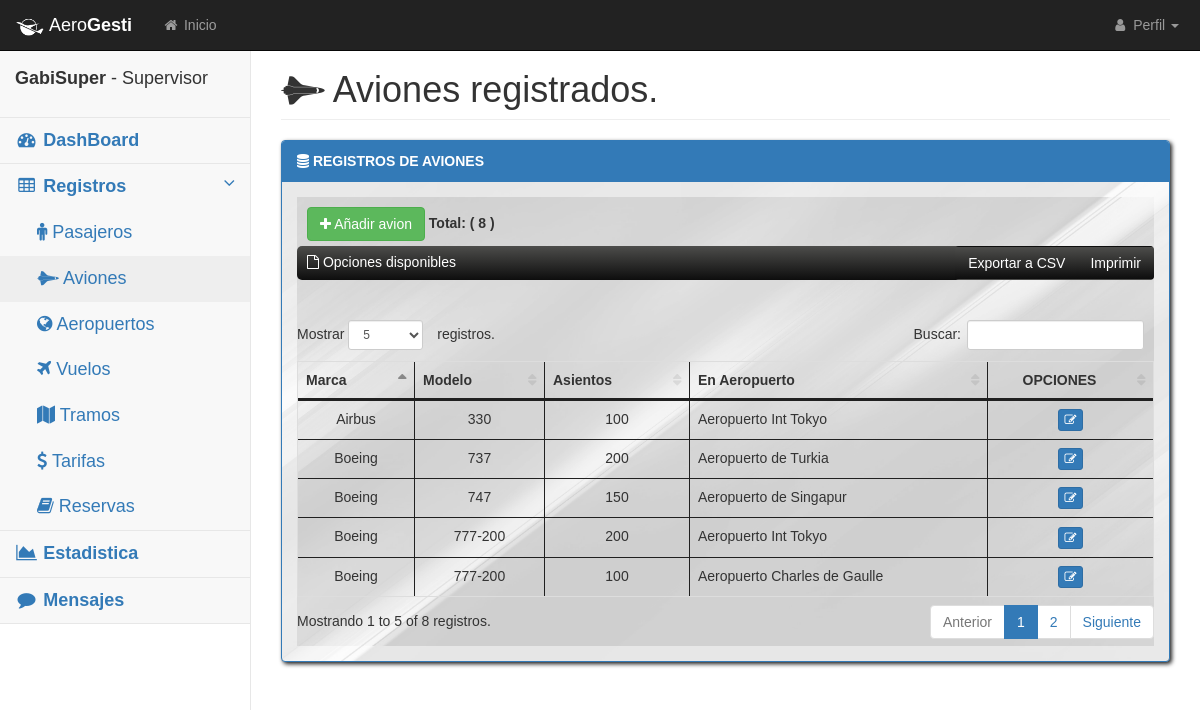
Screenshot of /aviones/ (signed in) with the database file from the repository.
### main_App/models.py (models this page shows)
class Usuario(AbstractUser):
    createAt = models.DateField(auto_now_add = True)
    rol = models.ForeignKey(Rol, on_delete = models.CASCADE, null = False)
    email = models.EmailField(max_length = 255, blank = False, unique = True)

class Rol(models.Model):
    nombre = models.CharField(max_length = 255, blank = False, unique = True)

class Avion(models.Model):
    marca = models.CharField(max_length = 255, null = False)
    modelo = models.CharField(max_length = 255, null = False)
    asientos = models.IntegerField(validators = [MinValueValidator(1), MaxValueValidator(370)])
    aeropuerto = models.ForeignKey(Aereopuerto,on_delete = models.CASCADE, null = False) # aeropuerto FK

class Aereopuerto(models.Model):
    nombre = models.CharField(max_length = 255, null = False)
    ciudad = models.CharField(max_length = 255, null = False)
    sigla = models.CharField(max_length = 3, null = False)

### main_App/views.py (the view)
# urls.py: path('aviones/', views.listar_aviones, name = 'listar_aviones'),
@login_required
def listar_aviones(request):
    aviones = Avion.objects.all()
    success_message = request.session.pop('success_message', None)
    return render(request, 'aviones/listar.html',
                  {'aviones': aviones,
                   'success_message': success_message,
                   'total': is_empty(aviones_count(), True )})

### main_App/querys.py (called while the page is built)
def is_empty(data, option):
    if ((data == 0)) and (option):
        return "---"
    elif (data == 0):
        return "No hay registros."
    return data

def aviones_count():
    return Avion.objects.count()

### main_App/templates/aviones/listar.html (shortened to what this page needs)
{% extends 'base.html' %}
{% block content %}
<div id="page-wrapper">
    <div class="container-fluid">
        <div class="row">
            <div class="col-lg-12">
                <h1 class="page-header"><i class="fa fa-space-shuttle 5x"></i> Aviones registrados.</h1>
            </div>
        </div>
        <div class="row">
            <div class="col-lg-12">
                <div id="listar" class="panel panel-primary">
                    <div class="panel-heading">
                        <i class="fa fa-database"></i><strong> REGISTROS DE AVIONES</strong>
                    </div>
                    <div class="panel-body">
                        <div class="table-responsive">
                            <div  style="margin-top: 10px;margin-left: 10px;">
                                {% if not user.rol.nombre == 'Invitado' %}
                                <a href="{% url 'crear_avion' %}" class="btn btn-success mb-3"><i
                                    class="fa fa-plus"></i> Añadir avion</a>
                                {% endif %}
                                <strong> Total: ( {{ total }} )</strong></div>
                                <div id="example1_wrapper" style="z-index:1;"">
                                    <div id="export">
                                        <i class="fa fa-file-o"></i> Opciones disponibles</div>
                                </div>
                            <table class="table table-bordered table-hover" id="dataTables-example">
                                <thead>
                                    <tr>
                                        <th>Marca</th>
                                        <th>Modelo</th>
                                        <th>Asientos</th>
                                        <th>En Aeropuerto</th>
                                        {% if not user.rol.nombre == 'Invitado' %}
                                        <th class="text-center">OPCIONES</th>
                                        {% endif %}
                                    </tr>
                                </thead>
                                <tbody>
                                    {% for av in aviones %}
                                    <tr class="odd gradeX">
                                        <td class="text-center">{{ av.marca }}</td>
                                        <td class="text-center">{{ av.modelo }}</td>
                                        <td class="text-center">{{ av.asientos }}</td>
                                        <td>{{ av.aeropuerto.nombre }}</td>
                                        {% if not user.rol.nombre == 'Invitado' %}
                                        <td class="text-center">
                                            <a href="{% url 'editar_avion' av.id %}"
                                                class="btn btn-primary btn-xs">
                                                <i class="fa fa-edit"></i>
                                            </a>
                                        </td>
                                        {% endif %}
                                    </tr>
                                    {% empty %}
                                    <tr>
                                        <td colspan="8" class="text-center">
                                            <strong><i class="fa fa-frown-o"></i> No hay aviones registrados. </strong>
                                        </td>
                                    </tr>
                                    {% endfor %}
                                </tbody>
                            </table>
                        </div>
                    </div>
                </div>
            </div>
        </div>
    </div>
</div>
{% endblock %}

### main_App/templates/Base.html (shortened to what this page needs)
<!DOCTYPE html>
<html lang="en">
{% block head %}
<head>
        {% load static %}
        <link href="{% static 'css/bootstrap.min.css' %}" rel="stylesheet">
        <link href="{% static 'css/dashboard.css' %}" rel="stylesheet">
        <link href="{% static 'css/dataTables/dataTables.bootstrap.css' %}" rel="stylesheet">
        <link href="{% static 'css/dataTables/dataTables.responsive.css' %}" rel="stylesheet">
        <link href="{% static 'css/startmin.css' %}" rel="stylesheet">
        <link href="{% static 'css/font-awesome.min.css' %}" rel="stylesheet" type="text/css">
    </head>
{% endblock %}
    <body>
{% block navigation %}
        <div id="wrapper">
            <nav class="navbar navbar-inverse navbar-fixed-top" role="navigation">
                <div class="navbar-header">
                  <a class="navbar-brand" href="/">
                    <p>
                    <img src="{% static './images/logo.png' %}" alt="logo" width="30"/>
                    Aero<strong>Gesti</strong></p>
                  </a>
                </div>
                <ul class="nav navbar-nav navbar-left navbar-top-links">
                    <li><a href="{% url 'index' %}"><i class="fa fa-home fa-fw"></i> Inicio</a></li>
                </ul>
                <ul class="nav navbar-right navbar-top-links">
                    <li class="dropdown">
                        <a class="dropdown-toggle" data-toggle="dropdown" href="#">
                            <i class="fa fa-user fa-fw"></i> Perfil <b class="caret"></b>
                        </a>
                    </li>
                </ul>
            </nav>
            <aside class="sidebar navbar-default" role="navigation">
                <div class="sidebar-nav navbar-collapse">
                    <ul class="nav" id="side-menu">
                        <li class="sidebar-search">
                            <div class="input-group custom-search-form">
                                <p>
                                  <strong> {{ user.username }}</strong> - {{user.rol.nombre}}
                                </p>
                            </div>
                        </li>
                        <li>
                            <a href="{% url 'dashboard' %}"><i class="fa fa-dashboard fa-fw"></i> <strong>DashBoard</strong> </a>
                        </li>
                        <li>
                            <a href="tables.html"><i class="fa fa-table fa-fw"></i><strong> Registros </strong><span class="fa arrow"></span></a>
                            <ul class="nav nav-second-level">
                                <li>
                                    <a href="{% url 'listar_pasajeros' %}">
                                        <i class="fa fa-male"></i>
                                         Pasajeros
                                    </a>
                                </li>
                                <li>
                                    <a href="{% url 'listar_aviones' %}">
                                        <i class="fa fa-space-shuttle"></i>
                                         Aviones
                                    </a>
                                </li>
                                <li>
                                    <a href="{% url 'listar_aeropuertos' %}">
                                        <i class="fa fa-globe"></i>
                                         Aeropuertos
                                    </a>
                                </li>
                                <li>
                                    <a href="{% url 'listar_vuelos' %}">
                                        <i class="fa fa-plane"></i>
                                         Vuelos
                                    </a>
                                </li>
                                <li>
                                    <a href="{% url 'listar_tramos' %}">
                                        <i class="fa fa-map"></i>
                                         Tramos
                                    </a>
                                </li>
                                <li>
                                    <a href="{% url 'listar_tarifas' %}">
                                        <i class="fa fa-dollar"></i>
                                        Tarifas</a>
                                </li>
                                <li>
                                    <a href="{% url 'listar_reservas' %}">
                                        <i class="fa fa-book"></i>
                                         Reservas
                                    </a>
                                </li>
                            </ul>
                            <li>
                                <a href="{% url 'estadistica' %}"><i class="fa fa-area-chart fa-fw"></i><strong> Estadistica</strong> </a>
                            </li>
                            {% if user.rol.nombre == 'Administrador' or user.rol.nombre == 'Supervisor'%}
                            <li>
                                <a href="{% url 'listar_mensajes' %}"><i class="fa fa-comment fa-fw"></i><strong> Mensajes</strong> </a>
                            </li>
                            {% endif %}
                        </li>
                    </ul>
                </div>
            </aside>
{% endblock %}
{% block content %}
{% endblock %}
</body>
        {% block javascript %}
        {% load static %}
{% endblock %}
</html>

### main_App/static/css/startmin.css (style rules this page uses)
* { font-family: 'MontSerrat Medium', sans-serif; transition: all .45s ease; }
aside, aside li { font-size: 18px; }
#listar { -webkit-filter: drop-shadow(3px 3px 3px #222); filter: drop-shadow(2px 2px 2px #222); }
.table-responsive, .panel-body { background-image: url('../images/back-table.png'); background-size: cover; }
.table-responsive th, .table-responsive td { border-color:#202020 !important; }
#wrapper { width: 100%; }
#page-wrapper { padding-top: 30px; min-height: 568px; }
#example1_wrapper { margin-top: 5px; background-size: cover; background-image: -webkit-gradient(linear, left top, left bottom, color-stop(0%,rgb(77, 77, 75)), color-stop(99%,rgb(14, 14, 14))); text-align: right; border-radius: 5px; }
#export { color:white; text-align: left; position: absolute; margin-left:10px; margin-top:6px; }
@media (min-width:768px) { #page-wrapper { position: inherit; margin-left: 250px; padding: 30px 15px 0 15px; border-left: 1px solid #e7e7e7; } }
.navbar-header { float: left; }
.navbar-left { float: left; }
.navbar-right { text-align: right; }
.navbar-top-links { margin: 0; }
.navbar-top-links li { display: inline-block; }
.navbar-top-links li:last-child { margin-right: 6px; }
.navbar-top-links li a { padding: 15px; min-height: 50px; }
.navbar-top-links>li>a { color: #999; }
.sidebar .sidebar-nav.navbar-collapse { padding-right: 0; padding-left: 0; }
.sidebar .sidebar-search { padding: 15px; }
.sidebar ul li { border-bottom: 1px solid #e7e7e7; }
.sidebar ul li a.active { background-color: #eee; }
.sidebar .arrow { float: right; }
.sidebar .fa.arrow:before { content: "\f104"; }
.sidebar .active>a>.fa.arrow:before { content: "\f107"; }
.sidebar .nav-second-level li, .sidebar .nav-third-level li { border-bottom: 0!important; }
.sidebar .nav-second-level li a { padding-left: 37px; }
@media (min-width:768px) { .sidebar { z-index: 1; position: absolute; width: 250px; margin-top: 51px; } }
table.dataTable thead .sorting, table.dataTable thead .sorting_asc, table.dataTable thead .sorting_desc, table.dataTable thead .sorting_asc_disabled, table.dataTable thead .sorting_desc_disabled { background: 0 0; }
table.dataTable thead .sorting_asc:after { content: "\f0de"; float: right; font-family: fontawesome; }
table.dataTable thead .sorting:after { content: "\f0dc"; float: right; font-family: fontawesome; color: rgba(50,50,50,.5); }

### rows the page displays
Usuario: username "GabiSuper", rol.nombre "Supervisor"
Avion: marca "Airbus", modelo "330", asientos "100", aeropuerto.nombre "Aeropuerto Int Tokyo"
Avion: marca "Boeing", modelo "737", asientos "200", aeropuerto.nombre "Aeropuerto de Turkia"
Avion: marca "Boeing", modelo "747", asientos "150", aeropuerto.nombre "Aeropuerto de Singapur"
Avion: marca "Boeing", modelo "777-200", asientos "200", aeropuerto.nombre "Aeropuerto Int Tokyo"
Avion: marca "Boeing", modelo "777-200", asientos "100", aeropuerto.nombre "Aeropuerto Charles de Gaulle"

### other values shown
{{ total }} "8"
